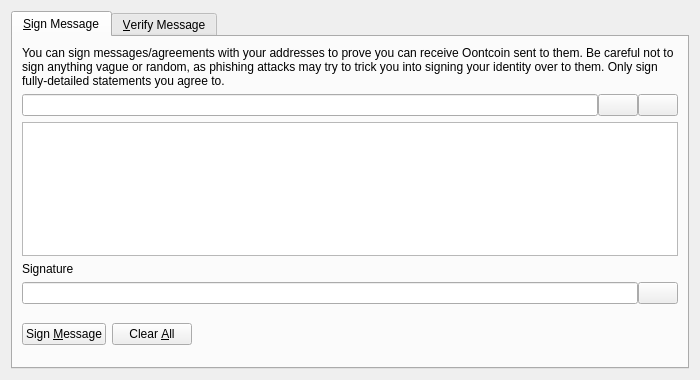
<?xml version="1.0" encoding="UTF-8"?>
<ui version="4.0">
 <class>SignVerifyMessageDialog</class>
 <widget class="QDialog" name="SignVerifyMessageDialog">
  <property name="geometry">
   <rect>
    <x>0</x>
    <y>0</y>
    <width>700</width>
    <height>380</height>
   </rect>
  </property>
  <property name="windowTitle">
   <string>Signatures - Sign / Verify a Message</string>
  </property>
  <property name="modal">
   <bool>true</bool>
  </property>
  <layout class="QVBoxLayout" name="verticalLayout">
   <item>
    <widget class="QTabWidget" name="tabWidget">
     <property name="currentIndex">
      <number>0</number>
     </property>
     <widget class="QWidget" name="tabSignMessage">
      <attribute name="title">
       <string>&amp;Sign Message</string>
      </attribute>
      <layout class="QVBoxLayout" name="verticalLayout_SM">
       <item>
        <widget class="QLabel" name="infoLabel_SM">
         <property name="text">
          <string>You can sign messages/agreements with your addresses to prove you can receive Oontcoin sent to them. Be careful not to sign anything vague or random, as phishing attacks may try to trick you into signing your identity over to them. Only sign fully-detailed statements you agree to.</string>
         </property>
         <property name="textFormat">
          <enum>Qt::PlainText</enum>
         </property>
         <property name="wordWrap">
          <bool>true</bool>
         </property>
        </widget>
       </item>
       <item>
        <layout class="QHBoxLayout" name="horizontalLayout_1_SM">
         <property name="spacing">
          <number>0</number>
         </property>
         <item>
          <widget class="QValidatedLineEdit" name="addressIn_SM">
           <property name="toolTip">
            <string>The Oontcoin address to sign the message with</string>
           </property>
          </widget>
         </item>
         <item>
          <widget class="QPushButton" name="addressBookButton_SM">
           <property name="toolTip">
            <string>Choose previously used address</string>
           </property>
           <property name="text">
            <string/>
           </property>
           <property name="shortcut">
            <string>Alt+A</string>
           </property>
           <property name="autoDefault">
            <bool>false</bool>
           </property>
          </widget>
         </item>
         <item>
          <widget class="QPushButton" name="pasteButton_SM">
           <property name="toolTip">
            <string>Paste address from clipboard</string>
           </property>
           <property name="text">
            <string/>
           </property>
           <property name="shortcut">
            <string>Alt+P</string>
           </property>
           <property name="autoDefault">
            <bool>false</bool>
           </property>
          </widget>
         </item>
        </layout>
       </item>
       <item>
        <widget class="QPlainTextEdit" name="messageIn_SM">
         <property name="toolTip">
          <string>Enter the message you want to sign here</string>
         </property>
        </widget>
       </item>
       <item>
        <widget class="QLabel" name="signatureLabel_SM">
         <property name="text">
          <string>Signature</string>
         </property>
         <property name="textFormat">
          <enum>Qt::PlainText</enum>
         </property>
        </widget>
       </item>
       <item>
        <layout class="QHBoxLayout" name="horizontalLayout_2_SM">
         <property name="spacing">
          <number>0</number>
         </property>
         <item>
          <widget class="QLineEdit" name="signatureOut_SM">
           <property name="font">
            <font>
             <italic>true</italic>
            </font>
           </property>
           <property name="readOnly">
            <bool>true</bool>
           </property>
          </widget>
         </item>
         <item>
          <widget class="QPushButton" name="copySignatureButton_SM">
           <property name="toolTip">
            <string>Copy the current signature to the system clipboard</string>
           </property>
           <property name="text">
            <string/>
           </property>
           <property name="autoDefault">
            <bool>false</bool>
           </property>
          </widget>
         </item>
        </layout>
       </item>
       <item>
        <layout class="QHBoxLayout" name="horizontalLayout_3_SM">
         <item>
          <widget class="QPushButton" name="signMessageButton_SM">
           <property name="toolTip">
            <string>Sign the message to prove you own this Oontcoin address</string>
           </property>
           <property name="text">
            <string>Sign &amp;Message</string>
           </property>
           <property name="autoDefault">
            <bool>false</bool>
           </property>
          </widget>
         </item>
         <item>
          <widget class="QPushButton" name="clearButton_SM">
           <property name="toolTip">
            <string>Reset all sign message fields</string>
           </property>
           <property name="text">
            <string>Clear &amp;All</string>
           </property>
           <property name="autoDefault">
            <bool>false</bool>
           </property>
          </widget>
         </item>
         <item>
          <spacer name="horizontalSpacer_1_SM">
           <property name="orientation">
            <enum>Qt::Horizontal</enum>
           </property>
           <property name="sizeHint" stdset="0">
            <size>
             <width>40</width>
             <height>48</height>
            </size>
           </property>
          </spacer>
         </item>
         <item>
          <widget class="QLabel" name="statusLabel_SM">
           <property name="font">
            <font>
             <weight>75</weight>
             <bold>true</bold>
            </font>
           </property>
           <property name="text">
            <string/>
           </property>
           <property name="wordWrap">
            <bool>true</bool>
           </property>
          </widget>
         </item>
         <item>
          <spacer name="horizontalSpacer_2_SM">
           <property name="orientation">
            <enum>Qt::Horizontal</enum>
           </property>
           <property name="sizeHint" stdset="0">
            <size>
             <width>40</width>
             <height>48</height>
            </size>
           </property>
          </spacer>
         </item>
        </layout>
       </item>
      </layout>
     </widget>
     <widget class="QWidget" name="tabVerifyMessage">
      <attribute name="title">
       <string>&amp;Verify Message</string>
      </attribute>
      <layout class="QVBoxLayout" name="verticalLayout_VM">
       <item>
        <widget class="QLabel" name="infoLabel_VM">
         <property name="text">
          <string>Enter the receiver's address, message (ensure you copy line breaks, spaces, tabs, etc. exactly) and signature below to verify the message. Be careful not to read more into the signature than what is in the signed message itself, to avoid being tricked by a man-in-the-middle attack. Note that this only proves the signing party receives with the address, it cannot prove sendership of any transaction!</string>
         </property>
         <property name="textFormat">
          <enum>Qt::PlainText</enum>
         </property>
         <property name="alignment">
          <set>Qt::AlignLeading|Qt::AlignLeft|Qt::AlignTop</set>
         </property>
         <property name="wordWrap">
          <bool>true</bool>
         </property>
        </widget>
       </item>
       <item>
        <layout class="QHBoxLayout" name="horizontalLayout_1_VM">
         <property name="spacing">
          <number>0</number>
         </property>
         <item>
          <widget class="QValidatedLineEdit" name="addressIn_VM">
           <property name="toolTip">
            <string>The Oontcoin address the message was signed with</string>
           </property>
          </widget>
         </item>
         <item>
          <widget class="QPushButton" name="addressBookButton_VM">
           <property name="toolTip">
            <string>Choose previously used address</string>
           </property>
           <property name="text">
            <string/>
           </property>
           <property name="shortcut">
            <string>Alt+A</string>
           </property>
           <property name="autoDefault">
            <bool>false</bool>
           </property>
          </widget>
         </item>
        </layout>
       </item>
       <item>
        <widget class="QPlainTextEdit" name="messageIn_VM"/>
       </item>
       <item>
        <widget class="QValidatedLineEdit" name="signatureIn_VM"/>
       </item>
       <item>
        <layout class="QHBoxLayout" name="horizontalLayout_2_VM">
         <item>
          <widget class="QPushButton" name="verifyMessageButton_VM">
           <property name="toolTip">
            <string>Verify the message to ensure it was signed with the specified Oontcoin address</string>
           </property>
           <property name="text">
            <string>Verify &amp;Message</string>
           </property>
           <property name="autoDefault">
            <bool>false</bool>
           </property>
          </widget>
         </item>
         <item>
          <widget class="QPushButton" name="clearButton_VM">
           <property name="toolTip">
            <string>Reset all verify message fields</string>
           </property>
           <property name="text">
            <string>Clear &amp;All</string>
           </property>
           <property name="autoDefault">
            <bool>false</bool>
           </property>
          </widget>
         </item>
         <item>
          <spacer name="horizontalSpacer_1_VM">
           <property name="orientation">
            <enum>Qt::Horizontal</enum>
           </property>
           <property name="sizeHint" stdset="0">
            <size>
             <width>40</width>
             <height>48</height>
            </size>
           </property>
          </spacer>
         </item>
         <item>
          <widget class="QLabel" name="statusLabel_VM">
           <property name="font">
            <font>
             <weight>75</weight>
             <bold>true</bold>
            </font>
           </property>
           <property name="text">
            <string/>
           </property>
           <property name="wordWrap">
            <bool>true</bool>
           </property>
          </widget>
         </item>
         <item>
          <spacer name="horizontalSpacer_2_VM">
           <property name="orientation">
            <enum>Qt::Horizontal</enum>
           </property>
           <property name="sizeHint" stdset="0">
            <size>
             <width>40</width>
             <height>48</height>
            </size>
           </property>
          </spacer>
         </item>
        </layout>
       </item>
      </layout>
     </widget>
    </widget>
   </item>
  </layout>
 </widget>
 <customwidgets>
  <customwidget>
   <class>QValidatedLineEdit</class>
   <extends>QLineEdit</extends>
   <header>qvalidatedlineedit.h</header>
  </customwidget>
 </customwidgets>
 <resources>
  <include location="../oontcoin.qrc"/>
 </resources>
 <connections/>
</ui>
